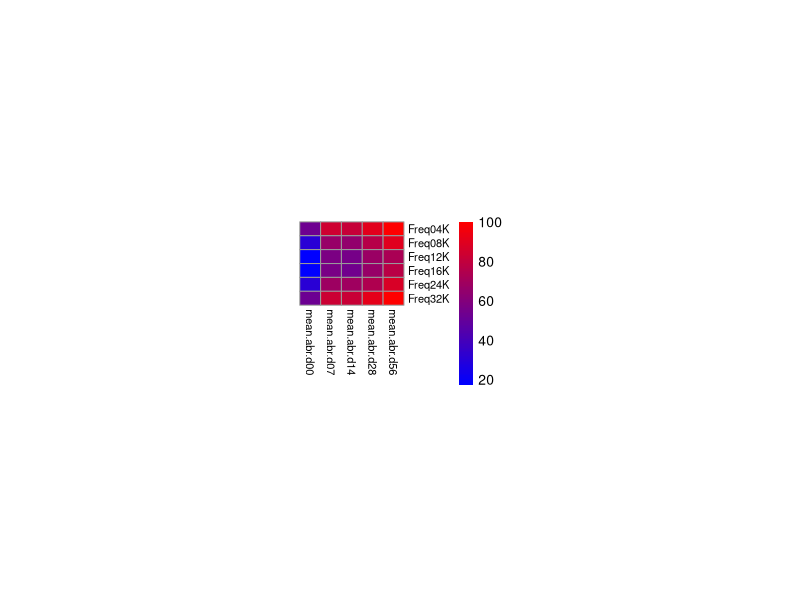
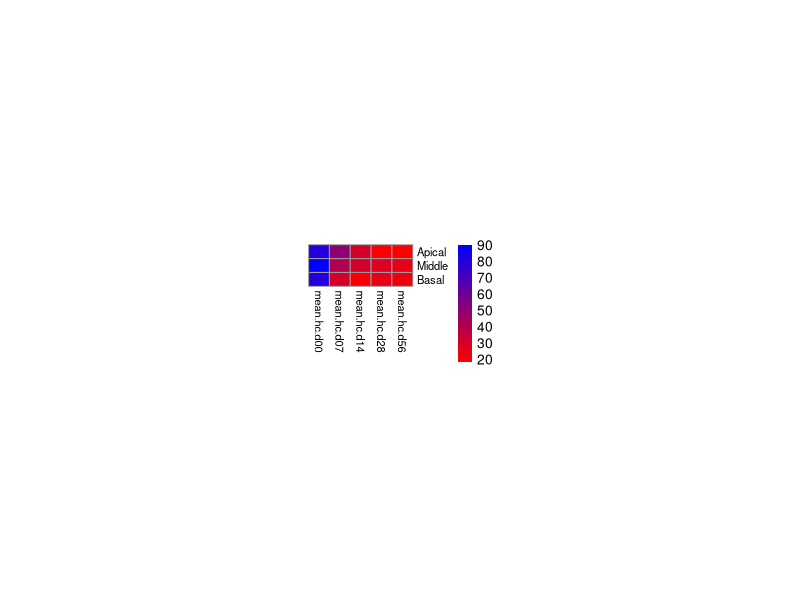

R code for these plots, in order:
mean.abr.d00=c(52.74509804,30.68627451,17.25490196,17.05882353,30.49019608,52.15686275)
mean.abr.d07=c(84.23076923,66.15384615,56.92307692,56.53846154,68.46153846,82.69230769)
mean.abr.d14=c(81.25, 64.375, 55.625, 54.375, 68.75,    82.5)
mean.abr.d28=c(90.5,76, 67, 66.5, 73.5, 91)
mean.abr.d56=c(100,90,72.5,77.5,87.5,100)
s0=data.frame(mean.abr.d00,mean.abr.d07,mean.abr.d14,mean.abr.d28,mean.abr.d56)
rownames(s0)=c("Freq04K","Freq08K","Freq12K","Freq16K","Freq24K","Freq32K")
library(pheatmap)
pheatmap(mat = s0,cluster_rows = F,cluster_cols = F,
         color=colorRampPalette(c("blue","red"))(100),
         fontsize_row=8,
         fontsize_col=8,
         scale="none",
         cellheight=10,
         cellwidth=15)

mean.hc.d00=c(80,90,80)
mean.hc.d07=c(50,40,30)
mean.hc.d14=c(30,30,20)
mean.hc.d28=c(20,28,25)
mean.hc.d56=c(18,25,23)
s1=data.frame(mean.hc.d00,mean.hc.d07,mean.hc.d14,mean.hc.d28,mean.hc.d56)
rownames(s1)=c("Apical","Middle","Basal")
pheatmap(mat = s1,cluster_rows = F,cluster_cols = F,
         color=colorRampPalette(c("red","blue"))(100),
         fontsize_row=8,
         fontsize_col=8,
         scale="none",
         cellheight=10,
         cellwidth=15)
mean.sgn.d00=c(3000,3200,3300)
mean.sgn.d07=c(3001,3150,3150)
mean.sgn.d14=c(2980,3100,3101)
mean.sgn.d28=c(2600,2700,2500)
mean.sgn.d56=c(2200,2200,2100)
s2=data.frame(mean.sgn.d00,mean.sgn.d07,mean.sgn.d14,mean.sgn.d28,mean.sgn.d56)
rownames(s2)=c("Apical","Middle","Basal")

